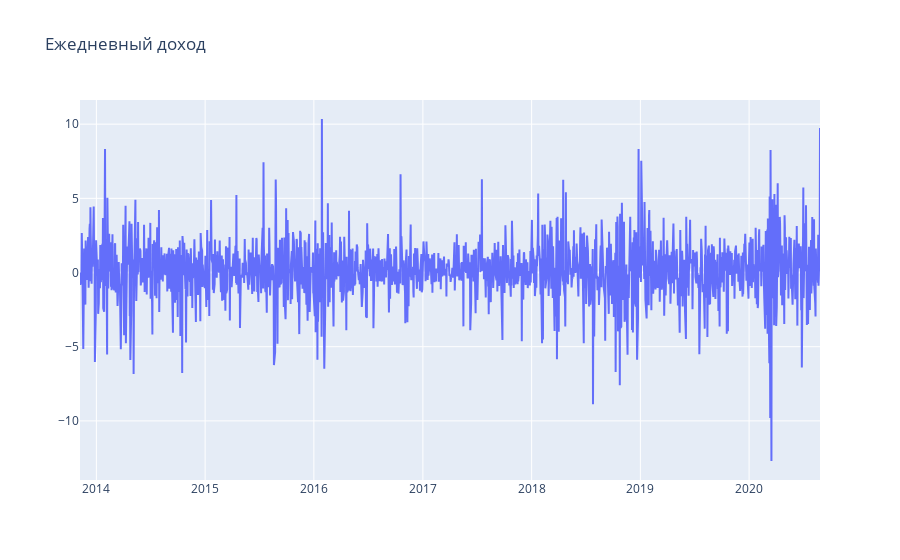

Notebook code for this chart:
### Markdown cell above
### Визулизация данных портфеля

### Code cell
# Построение графика дневной доходности портфеля
interactive_plot(df_portfolio, "Ежедневный доход", ["portfolio daily % return"])

### Figure 1 — Plotly figure (JSON) as saved in the notebook; plotly's stock layout.template omitted (floating-point values rounded to 4 significant figures; data arrays with more than 128 entries replaced by an {"elided": "..."} marker saying what was removed)
{"data": [{"name": "portfolio daily % return", "type": "scatter", "x": {"elided": "1712 str values"}, "y": {"elided": "1712 float values"}}], "layout": {"legend": {"tracegroupgap": 0}, "title": {"text": "Ежедневный доход"}, "xaxis": {"anchor": "y", "domain": [0, 1]}, "yaxis": {"anchor": "x", "domain": [0, 1]}}}
